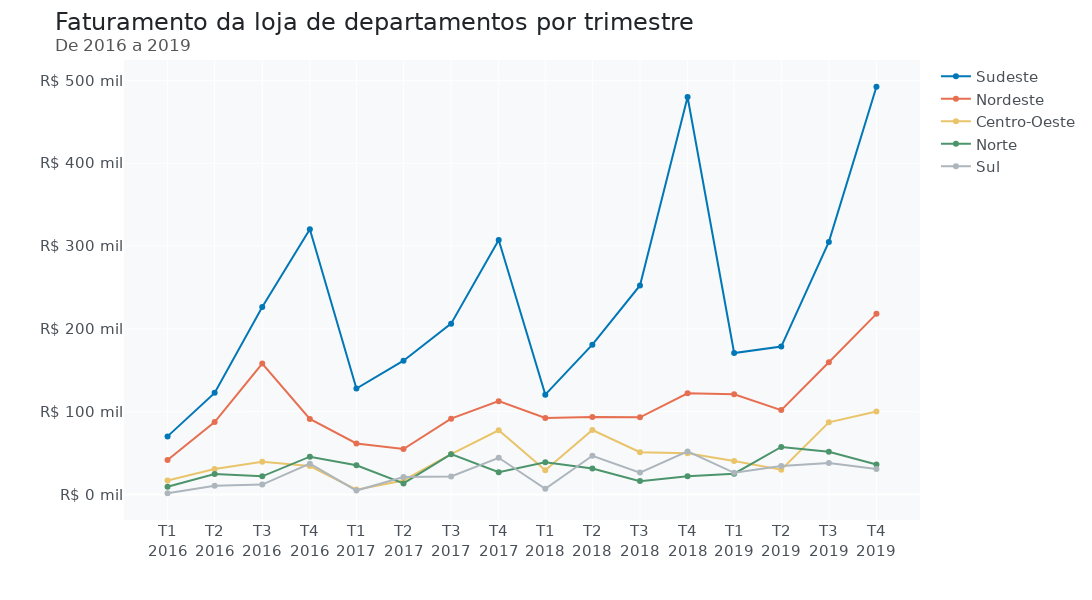

Write notebook code for a chart like this one.
### Code cell
WIDTH, HEIGHT = 1300, 600
FONT_FAMILY = "DejaVu Sans"
FONT_SIZE = 15
FONT_COLOR = CINZA2

TITLE_FONT_COLOR = CINZA1
TITLE_FONT_SIZE = 24
TITLE_TEXT = 'Faturamento da loja de departamentos por trimestre' + '<br><sup size=1 style="color:#555655">De 2016 a 2019</sup>'

layout_cfg = {
    "width": WIDTH,
    "height": HEIGHT,
    "font": {
        "family": FONT_FAMILY,
        "size": FONT_SIZE,
        "color": FONT_COLOR,
    },
    "title": {
        "text": TITLE_TEXT,
        "font": {
            "size": TITLE_FONT_SIZE,
            "color": TITLE_FONT_COLOR,
        },
    },
}
BG_COLOR = CINZA5
# ---
# Plotting

fig = px.line(
    data_frame=ct_faturamento_regiao,
    x=ct_faturamento_regiao.index,
    y=ct_faturamento_regiao.columns,
    markers=True,
    labels={"regiao":""},
    color_discrete_sequence=[AZUL2, VERMELHO1, AMARELO1 , VERDE1, CINZA3]
)

fig.update_layout(layout_cfg, xaxis_title="", yaxis_title="", plot_bgcolor = CINZA5)
fig.update_yaxes(tickprefix="R$ ", ticksuffix=" mil")

xticks_labels = [f"T{i}<br>{ano}" for ano in ct_faturamento_regiao.index.year.unique() for i in range(1,5)]
fig.update_xaxes(ticktext = xticks_labels, tickvals=ct_faturamento_regiao.index)

# Hover configs
fig.update_traces(mode="markers+lines", hovertemplate = "<b>Período:</b> %{x} <br> <b>Faturamento:</b> %{y}")
fig.show()

### Figure 1 — Plotly figure (JSON) as saved in the notebook; plotly's stock layout.template omitted (floating-point values rounded to 4 significant figures)
{"data": [{"hovertemplate": "<b>Período:</b> %{x} <br> <b>Faturamento:</b> %{y}", "legendgroup": "Sudeste", "line": {"color": "#0077b6", "dash": "solid"}, "marker": {"symbol": "circle"}, "mode": "markers+lines", "name": "Sudeste", "orientation": "v", "showlegend": true, "type": "scatter", "x": ["2016-03-31T00:00:00", "2016-06-30T00:00:00", "2016-09-30T00:00:00", "2016-12-31T00:00:00", "2017-03-31T00:00:00", "2017-06-30T00:00:00", "2017-09-30T00:00:00", "2017-12-31T00:00:00", "2018-03-31T00:00:00", "2018-06-30T00:00:00", "2018-09-30T00:00:00", "2018-12-31T00:00:00", "2019-03-31T00:00:00", "2019-06-30T00:00:00", "2019-09-30T00:00:00", "2019-12-31T00:00:00"], "xaxis": "x", "y": [70.18, 122.7, 226.4, 320.3, 127.9, 161.5, 206.3, 307.3, 120.6, 180.9, 252.4, 480, 170.8, 178.6, 305, 492.3], "yaxis": "y"}, {"hovertemplate": "<b>Período:</b> %{x} <br> <b>Faturamento:</b> %{y}", "legendgroup": "Nordeste", "line": {"color": "#e76f51", "dash": "solid"}, "marker": {"symbol": "circle"}, "mode": "markers+lines", "name": "Nordeste", "orientation": "v", "showlegend": true, "type": "scatter", "x": ["2016-03-31T00:00:00", "2016-06-30T00:00:00", "2016-09-30T00:00:00", "2016-12-31T00:00:00", "2017-03-31T00:00:00", "2017-06-30T00:00:00", "2017-09-30T00:00:00", "2017-12-31T00:00:00", "2018-03-31T00:00:00", "2018-06-30T00:00:00", "2018-09-30T00:00:00", "2018-12-31T00:00:00", "2019-03-31T00:00:00", "2019-06-30T00:00:00", "2019-09-30T00:00:00", "2019-12-31T00:00:00"], "xaxis": "x", "y": [41.73, 87.41, 158.1, 91.27, 61.58, 54.93, 91.6, 112.7, 92.4, 93.71, 93.14, 122.1, 121.1, 101.9, 159.7, 218.1], "yaxis": "y"}, {"hovertemplate": "<b>Período:</b> %{x} <br> <b>Faturamento:</b> %{y}", "legendgroup": "Centro-Oeste", "line": {"color": "#e9c46a", "dash": "solid"}, "marker": {"symbol": "circle"}, "mode": "markers+lines", "name": "Centro-Oeste", "orientation": "v", "showlegend": true, "type": "scatter", "x": ["2016-03-31T00:00:00", "2016-06-30T00:00:00", "2016-09-30T00:00:00", "2016-12-31T00:00:00", "2017-03-31T00:00:00", "2017-06-30T00:00:00", "2017-09-30T00:00:00", "2017-12-31T00:00:00", "2018-03-31T00:00:00", "2018-06-30T00:00:00", "2018-09-30T00:00:00", "2018-12-31T00:00:00", "2019-03-31T00:00:00", "2019-06-30T00:00:00", "2019-09-30T00:00:00", "2019-12-31T00:00:00"], "xaxis": "x", "y": [16.8, 30.83, 39.61, 34.41, 5.9, 16.96, 48.82, 77.54, 29.3, 77.91, 51.03, 49.83, 40.37, 30.02, 87.09, 100.3], "yaxis": "y"}, {"hovertemplate": "<b>Período:</b> %{x} <br> <b>Faturamento:</b> %{y}", "legendgroup": "Norte", "line": {"color": "#4c956c", "dash": "solid"}, "marker": {"symbol": "circle"}, "mode": "markers+lines", "name": "Norte", "orientation": "v", "showlegend": true, "type": "scatter", "x": ["2016-03-31T00:00:00", "2016-06-30T00:00:00", "2016-09-30T00:00:00", "2016-12-31T00:00:00", "2017-03-31T00:00:00", "2017-06-30T00:00:00", "2017-09-30T00:00:00", "2017-12-31T00:00:00", "2018-03-31T00:00:00", "2018-06-30T00:00:00", "2018-09-30T00:00:00", "2018-12-31T00:00:00", "2019-03-31T00:00:00", "2019-06-30T00:00:00", "2019-09-30T00:00:00", "2019-12-31T00:00:00"], "xaxis": "x", "y": [9.31, 24.68, 21.94, 45.65, 35.25, 13.35, 48.71, 26.86, 39.03, 31.35, 16.16, 22.17, 25.11, 57.4, 51.54, 36.26], "yaxis": "y"}, {"hovertemplate": "<b>Período:</b> %{x} <br> <b>Faturamento:</b> %{y}", "legendgroup": "Sul", "line": {"color": "#adb5bd", "dash": "solid"}, "marker": {"symbol": "circle"}, "mode": "markers+lines", "name": "Sul", "orientation": "v", "showlegend": true, "type": "scatter", "x": ["2016-03-31T00:00:00", "2016-06-30T00:00:00", "2016-09-30T00:00:00", "2016-12-31T00:00:00", "2017-03-31T00:00:00", "2017-06-30T00:00:00", "2017-09-30T00:00:00", "2017-12-31T00:00:00", "2018-03-31T00:00:00", "2018-06-30T00:00:00", "2018-09-30T00:00:00", "2018-12-31T00:00:00", "2019-03-31T00:00:00", "2019-06-30T00:00:00", "2019-09-30T00:00:00", "2019-12-31T00:00:00"], "xaxis": "x", "y": [1.51, 10.62, 11.97, 37.19, 4.75, 21.23, 21.68, 44.34, 6.95, 46.78, 26.43, 52.02, 26.18, 34.39, 37.99, 30.85], "yaxis": "y"}], "layout": {"font": {"color": "#495057", "family": "DejaVu Sans", "size": 15}, "height": 600, "legend": {"title": {"text": ""}, "tracegroupgap": 0}, "margin": {"t": 60}, "plot_bgcolor": "#f8f9fa", "title": {"font": {"color": "#212529", "size": 24}, "text": "Faturamento da loja de departamentos por trimestre<br><sup size=1 style=\"color:#555655\">De 2016 a 2019</sup>"}, "width": 1300, "xaxis": {"anchor": "y", "domain": [0, 1], "ticktext": ["T1<br>2016", "T2<br>2016", "T3<br>2016", "T4<br>2016", "T1<br>2017", "T2<br>2017", "T3<br>2017", "T4<br>2017", "T1<br>2018", "T2<br>2018", "T3<br>2018", "T4<br>2018", "T1<br>2019", "T2<br>2019", "T3<br>2019", "T4<br>2019"], "tickvals": ["2016-03-31T00:00:00", "2016-06-30T00:00:00", "2016-09-30T00:00:00", "2016-12-31T00:00:00", "2017-03-31T00:00:00", "2017-06-30T00:00:00", "2017-09-30T00:00:00", "2017-12-31T00:00:00", "2018-03-31T00:00:00", "2018-06-30T00:00:00", "2018-09-30T00:00:00", "2018-12-31T00:00:00", "2019-03-31T00:00:00", "2019-06-30T00:00:00", "2019-09-30T00:00:00", "2019-12-31T00:00:00"], "title": {"text": ""}}, "yaxis": {"anchor": "x", "domain": [0, 1], "tickprefix": "R$ ", "ticksuffix": " mil", "title": {"text": ""}}}}
